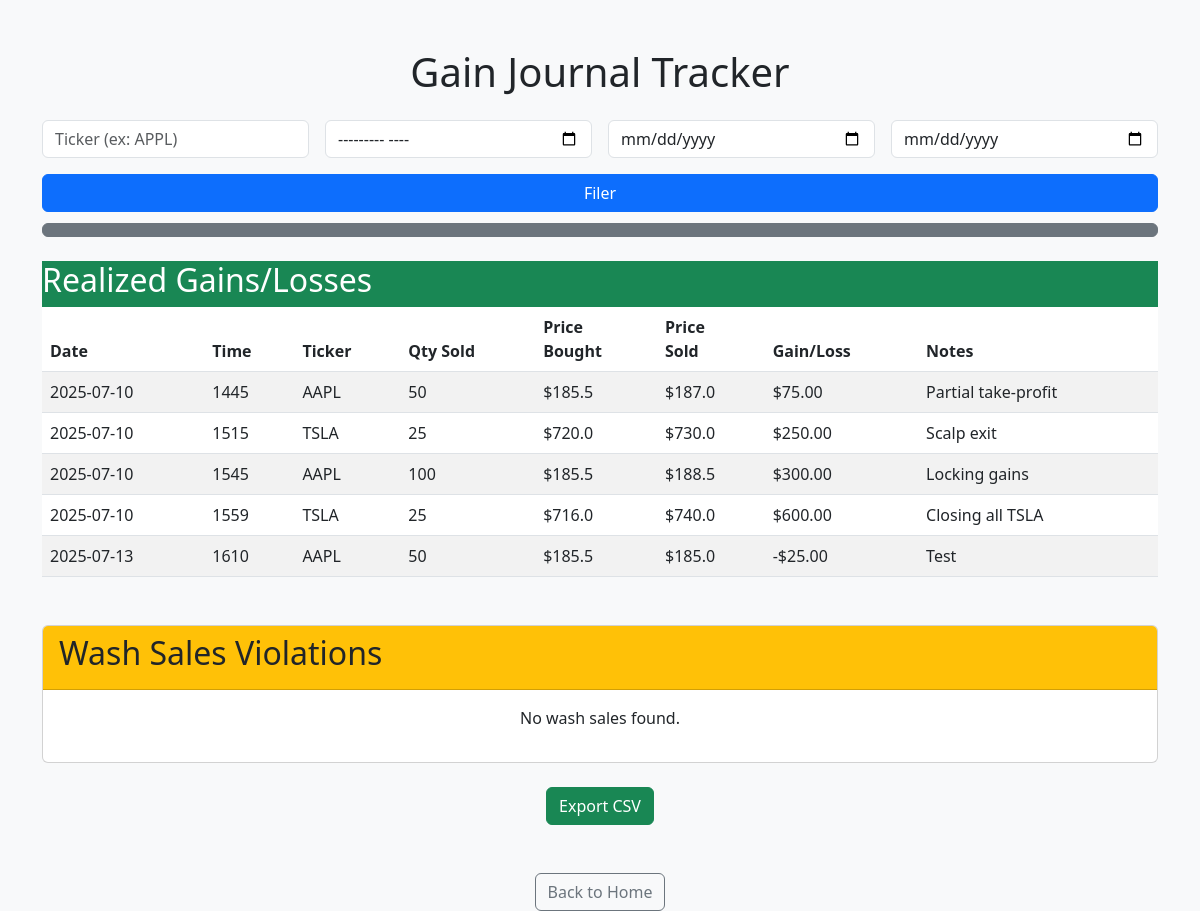
The page /report on the database as committed earlier.
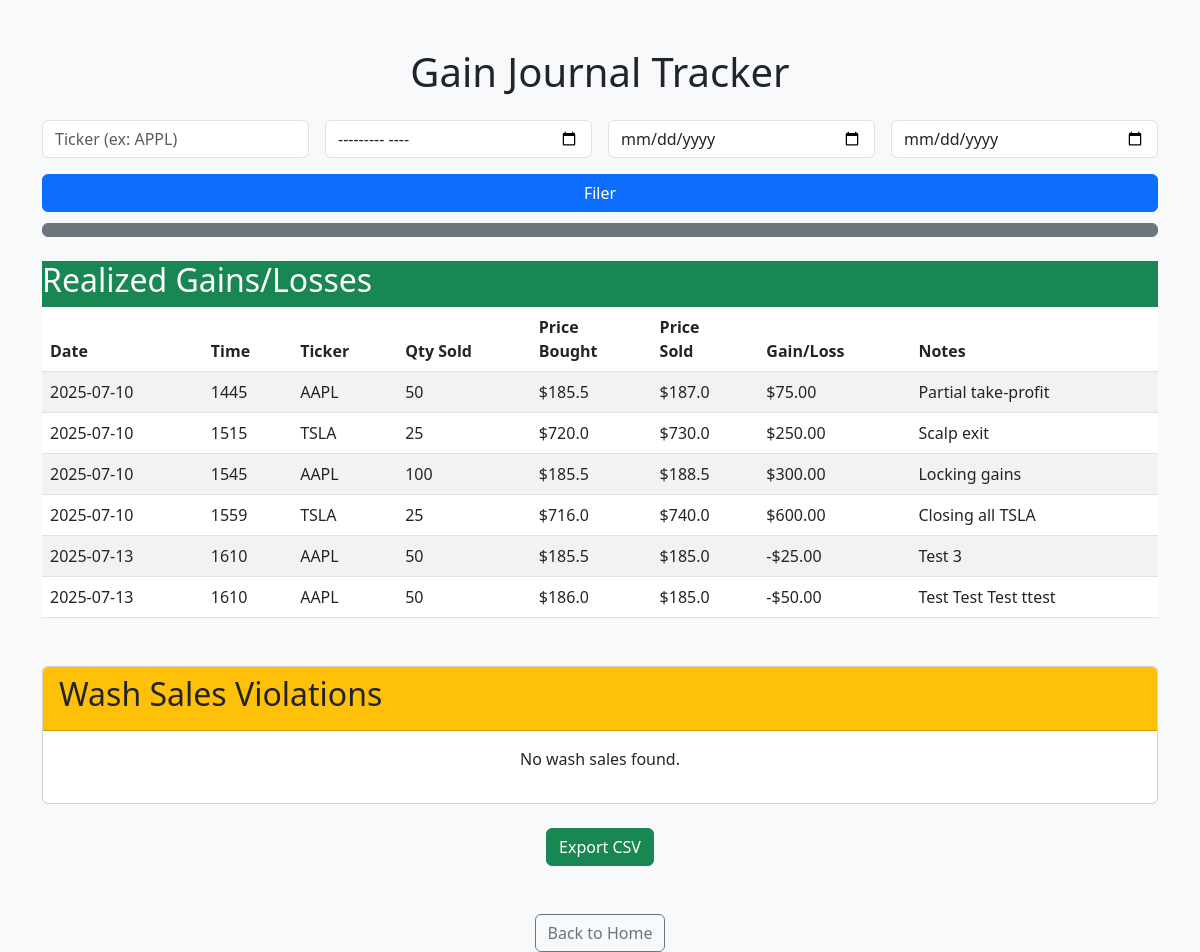
The same page on the database as committed later.
### tables this page shows
CREATE TABLE "stocks" (
	"id"	INTEGER UNIQUE,
	"date"	DATE NOT NULL,
	"time"	TEXT NOT NULL,
	"ticker"	VARCHAR(10) NOT NULL,
	"action"	VARCHAR(10) NOT NULL,
	"quantity"	INT NOT NULL,
	"price"	DECIMAL(10, 2) NOT NULL,
	"notes"	TEXT,
	PRIMARY KEY("id" AUTOINCREMENT)
);

### app.py (the view)
@app.route('/report')
def report():
    ticker = request.args.get('ticker')
    month = request.args.get('month')
    start_date = request.args.get('start_date')
    end_date = request.args.get('end_date')
    trades = fetch_trades(ticker, month, start_date, end_date)
    gains = calculate_gain(trades)
    wash_sales = detect_wash_sale(trades)
    return render_template('report.html', gains=gains, wash_sales=wash_sales)

### logic/gain_loss.py (called while the page is built)
def fetch_trades(ticker=None, month=None, start_date=None, end_date=None):
    conn = sqlite3.connect('database.db')
    conn.row_factory = sqlite3.Row
    cursor = conn.cursor()
    query = 'SELECT * FROM stocks WHERE 1=1'
    params = []
    if ticker:
        query += ' AND ticker = ?'
        params.append(ticker)
    if month:
        query += ' AND strftime("%Y-%m", date) = ?'
        params.append(month)
    if start_date:
        query += ' AND date >= ?'
        params.append(datetime.strptime(start_date, '%Y-%m-%d').date())
    if end_date:
        query += ' AND date <= ?'
        params.append(datetime.strptime(end_date, '%Y-%m-%d').date())
    query += ' ORDER BY date ASC'
    cursor.execute(query, params)
    rows = cursor.fetchall()
    conn.close()
    return [dict(row) for row in rows]

### logic/wash_sale.py (called while the page is built, shortened)
def detect_wash_sale(trades):
    trades = sorted(trades, key=lambda x: (x['ticker'], x['date']) )
    flagged_trades = []
    for i, trade in enumerate(trades):
        if trade['action'] != 'SELL':
            continue
        sell_date = datetime.strptime(trade['date'], '%Y-%m-%d')
        sell_prce = float(trade['price'])
        sell_quantity = int(trade['quantity'])
        prior_buys = [t for t in trades[:i] if t['action'] == 'BUY' and t['ticker'] == trade['ticker']]
        if not prior_buys:
            continue
        cost_basis = float(prior_buys[-1]['price'])
        gain = (sell_prce - cost_basis) * sell_quantity
        if gain >= 0:
            continue # not a lost so not a wash sale
    return flagged_trades

### templates/report.html (shortened to what this page needs)
<!DOCTYPE html>
<html lang="en">
<head>
	<link href="https://cdn.jsdelivr.net/npm/bootstrap@5.3.0/dist/css/bootstrap.min.css" rel="stylesheet">
</head>
<body class="bg-light">
	<div class="container mt-5">
		<h1 class="text-center mb-4">Gain Journal Tracker</h1>
		<form method="GET" action="/report" class="row g-3 mb-4">
			<div class="col-md-3">
				<input type="text" name="ticker" class="form-control" placeholder="Ticker (ex: APPL)"/>
			</div>
			<div class="col-md-3">
				<input type="month" name="month" class="form-control" placeholder=""/>
			</div>
			<div class="col-md-3">
				<input type="date" name="start_date" class="form-control" placeholder=""/>
			</div>
			<div class="col-md-3">
				<input type="date" name="end_date" class="form-control" placeholder="End"/>
			</div>
			<div class="col-md-12">
				<button type="submit" class="btn btn-primary w-100">Filer</button>
				<a href="/report" class="btn btn-secondary w-100 mt-2"></a>
			</div>
		</form>
		<div class="card-header bg-success text-white mb-5">
			<h2>Realized Gains/Losses</h2>
			<div class="card-body">
				{% if gains %}
					<table class="table table-striped">
						<thead>
							<tr>
								<th>Date</th>
								<th>Time</th>
								<th>Ticker</th>
								<th>Qty Sold</th>
								<th>Price <br/> Bought</th>
								<th>Price <br/> Sold</th>
								<th>Gain/Loss</th>
								<th>Notes</th>
							</tr>
						</thead>
						<tbody>
							{% for gain in gains %}
								<tr>
									<td>{{ gain.date }}</td>
									<td>{{ gain.time }}</td>
									<td>{{ gain.ticker }}</td>
									<td>{{ gain.quantity }}</td>
									<td>${{ gain.price_bought }}</td>
									<td>${{ gain.price_sold }}</td>
									<td>{{ gain.gain }}</td>
									<td>{{ gain.notes }}</td>
								</tr>
							{% endfor %}
						</tbody>
					</table>
				{% else %}
					<p class="text-center">No transactions found.</p>
				{% endif %}
			</div>
		</div>
		<div class="card">
			<div class="card-header bg-warning text-dark">
				<h2>Wash Sales Violations</h2>
			</div>
			<div class="card-body">
				{% if wash_sales %}
					<table class="table table-striped">
						<thead>
							<tr>
								<th>Sell Date</th>
								<th>Sell Time</th>
								<th>Ticker</th>
								<th> Disallowed Loss </th>
								<th> Buy Date Triggering <br/> Wash Sale</th>
							</tr>
						</thead>
						<tbody>
							{% for sale in wash_sales %}
								<tr>
									<td>{{ sale.sell_date }}</td>
									<td>{{ sale.ticker }}</td>
									<td>${{ sale.disallowed_loss }}</td>
									<td>{{ sale.matched_buy_date }}</td>
								</tr>
							{% endfor %}
						</tbody>
					</table>
				{% else %}
					<p class="text-center">No wash sales found.</p>
				{% endif %}
			</div>
		</div>
		{% if gains or wash_sales %}
			<div class="text-center mt-4">
				<a href="/export?ticker={{ request.args.get('ticker', '') }}&month={{ request.args.get('month', '') }}&start_date={{ request.args.get('start_date', '') }}&end_date={{ request.args.get('end_date', '') }}" class="btn btn-success">Export CSV</a>
			</div>
		{% endif %}
		<div class="text-center mt-5">
			<a href="/" class="btn btn-outline-secondary">Back to Home</a>
		</div>
	</div>
</body>
</html>

Rows that differ between the two databases and show on the page:
changed stocks: notes "Test" → "Test 3"
added stocks: date "2025-07-13", time "1610", ticker "AAPL", quantity "50", price_bought "186.0", price_sold "185.0", gain "-$50.00", notes "Test Test Test ttest"
